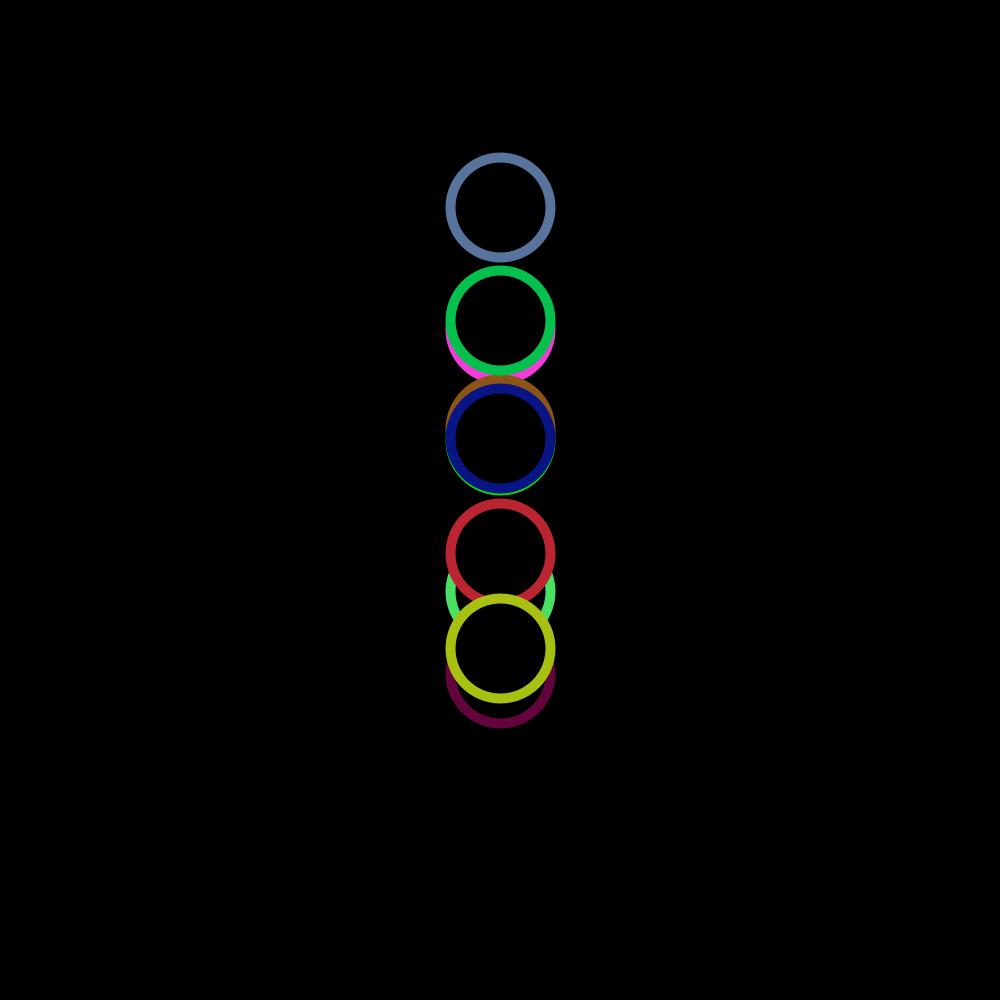
Frame 1 (no input)
Frame 60 (the mouse pressed at the canvas centre just before this capture): identical to frame 1, image omitted
Frame 120 (the mouse held since frame 60 and released just before this capture): identical to frame 1, image omitted

The Processing sketch that drew this single still picture (run headless with seeded random() and noise(); from frame 60 on, the mouse is pressed at the canvas centre):

// Processing sketch: Random_Generator
// ── Random_Generator.pde
int num = 10;

int[] bodyA = new int[num]; //body amount
int[] bodyY = new int[num];
float bodyX = 500;
float bodyYY = height;
float size = 100;
color[] c= new color[num]; // colours

void setup()
{
  size(1000,1000);
  colorMode(RGB);
  
  
  for(int i =0; i <num; i++)
  {
    bodyA[i] = int(random(1))+10;
    bodyY[i] = int(random(200, 700));
    c[i] = color(random(255),random(255),random(255));//random color
   
  }

}

void draw()
{
  background(0);
  for(int i=0; i<num; i++)
  {
    body(bodyA[i],bodyY[i], c[i]);  
    
    if (bodyY[i] >800)
    {
      bodyA[i] = i;
    }
  } 
}

void body(int bodyA, int bodyY, color c)
{
  pushMatrix();
  fill(0);

  strokeWeight(10);
  stroke(c);
  //circle (bodyX, bodyYY, size); 
  circle (bodyX, bodyY, size); 
  popMatrix();
  delay(5);
}
